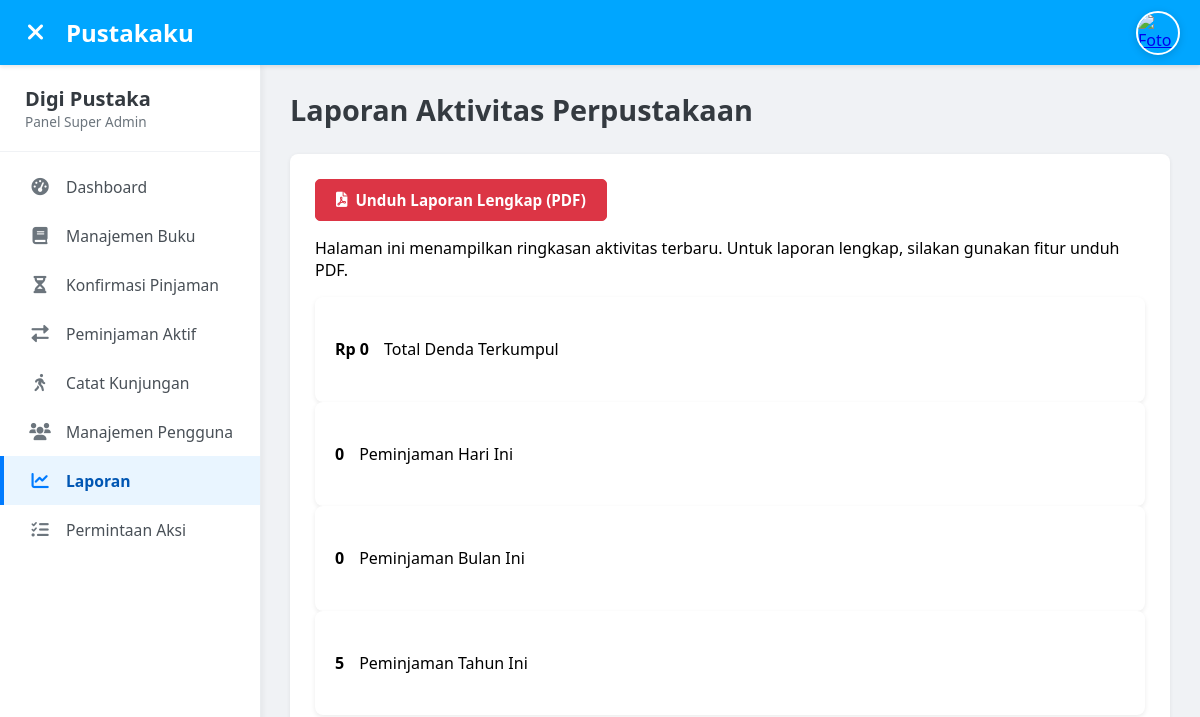
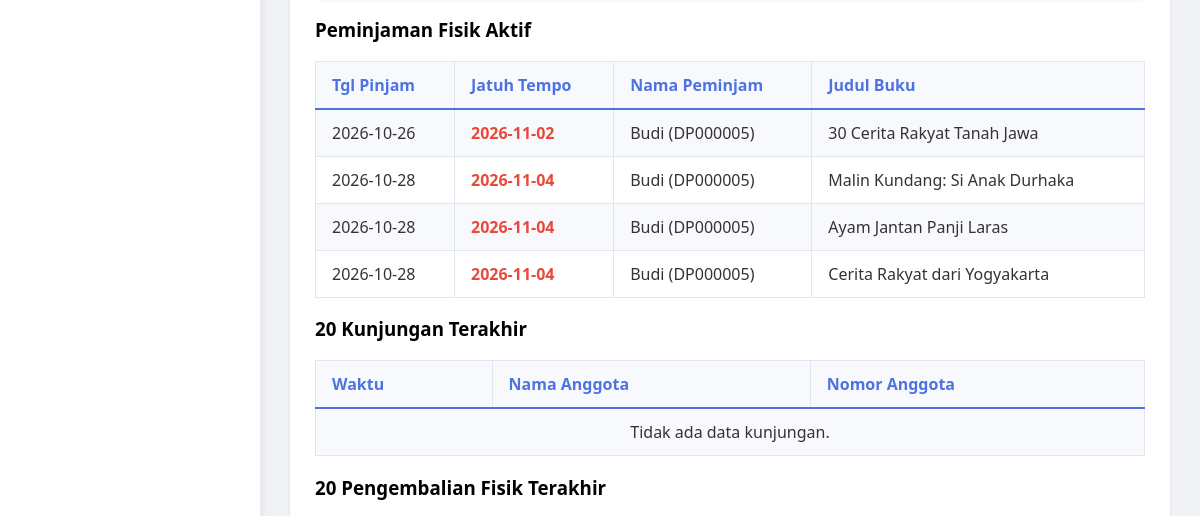
The app's page /admin/laporan (signed in, upper part), older data (2 pictures, top to bottom).
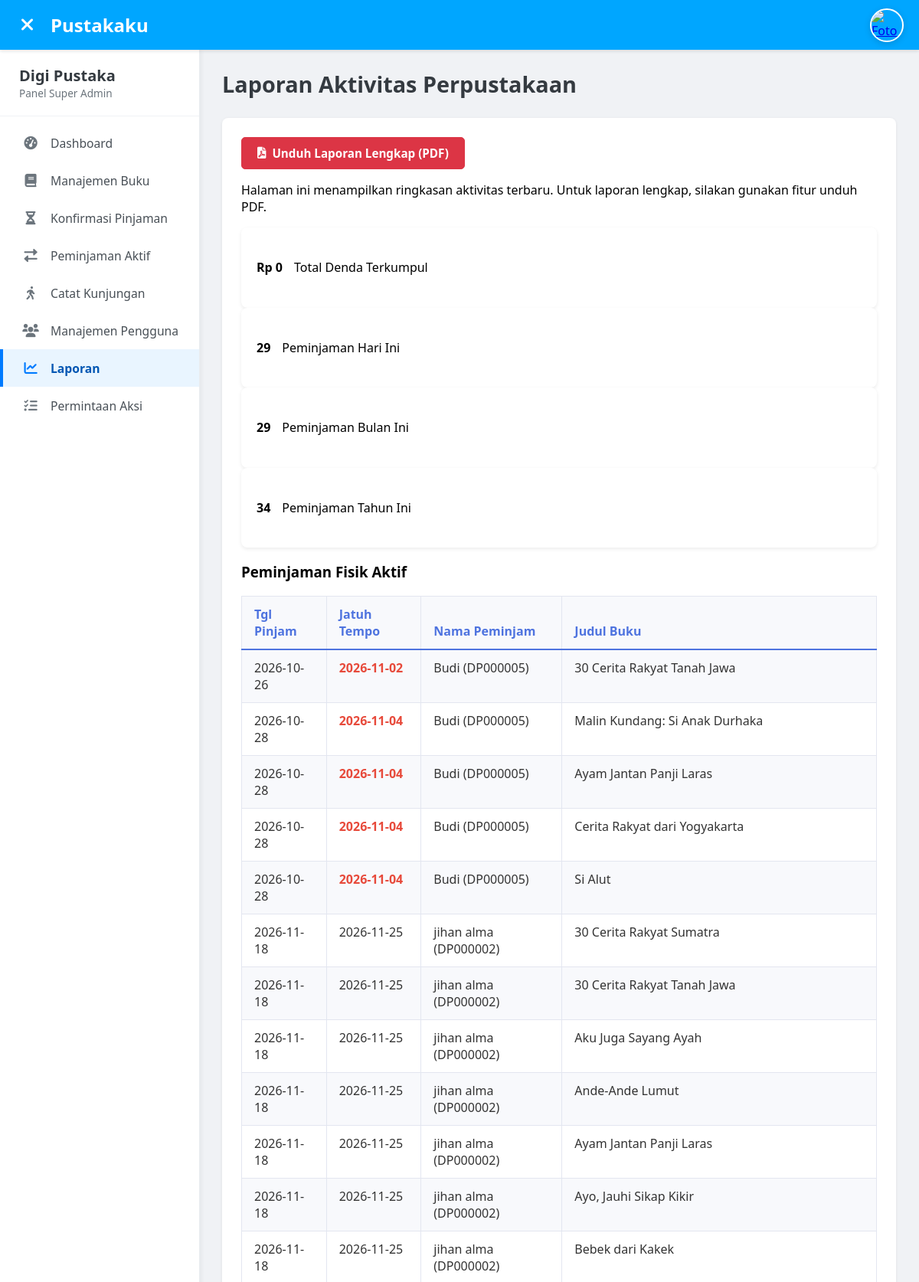
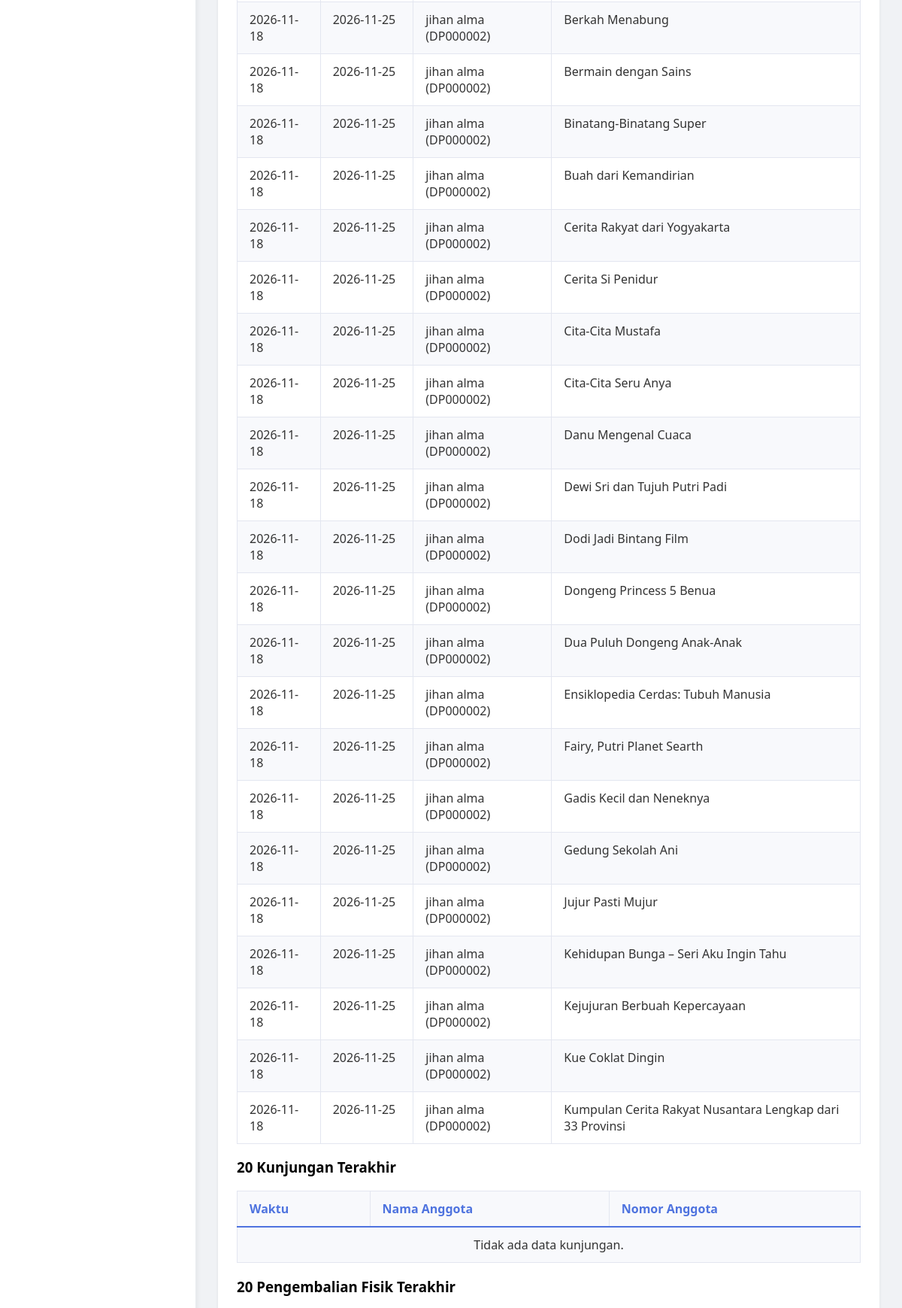
The same page, newer data (2 pictures, top to bottom).
### tables this page shows
CREATE TABLE loans (
    loan_id INTEGER PRIMARY KEY AUTOINCREMENT,
    user_id INTEGER NOT NULL, -- Foreign Key ke tabel users
    book_id INTEGER NOT NULL, -- Foreign Key ke tabel books
    tanggal_pinjam DATETIME DEFAULT CURRENT_TIMESTAMP,
    tanggal_jatuh_tempo DATETIME, -- Untuk buku fisik
    tanggal_kembali DATETIME, -- Untuk buku fisik
    tipe_pinjaman TEXT NOT NULL CHECK(tipe_pinjaman IN ('fisik', 'digital')), -- Sesuai jenis_buku
    status_pinjaman TEXT NOT NULL DEFAULT 'menunggu_konfirmasi_admin' CHECK( -- Default diubah
        status_pinjaman IN (
            'menunggu_konfirmasi_admin', 
            'dipinjam',                 
            'dikembalikan',             
            'terlambat_dikembalikan',   
            'diunduh'                   
        )
    ),
    denda INTEGER DEFAULT 0, -- Hanya berlaku untuk buku fisik yang terlambat
    FOREIGN KEY (user_id) REFERENCES users (user_id) ON DELETE CASCADE, -- Aksi jika pengguna dihapus
    FOREIGN KEY (book_id) REFERENCES books (book_id) ON DELETE CASCADE  -- Aksi jika buku dihapus
);

CREATE TABLE users (
    user_id INTEGER PRIMARY KEY AUTOINCREMENT,
    nama_lengkap TEXT NOT NULL,
    email TEXT UNIQUE NOT NULL,
    password TEXT NOT NULL,
    nomor_anggota TEXT UNIQUE NOT NULL CHECK(LENGTH(nomor_anggota) == 8 AND SUBSTR(nomor_anggota, 1, 2) == 'DP'), -- Contoh: DP000001
    role TEXT NOT NULL DEFAULT 'anggota' CHECK(role IN ('admin', 'pustakawan', 'anggota')),
    alamat TEXT,
    no_telepon TEXT,
    foto_profil_path TEXT, -- Path relatif dari folder static
    tgl_daftar DATETIME DEFAULT CURRENT_TIMESTAMP,
    updated_at DATETIME DEFAULT CURRENT_TIMESTAMP,
    is_active INTEGER DEFAULT 1 CHECK(is_active IN (0, 1)) -- 1 untuk aktif, 0 untuk tidak aktif
);

CREATE TABLE books (
    book_id INTEGER PRIMARY KEY AUTOINCREMENT,
    judul TEXT NOT NULL,
    pengarang TEXT,
    penerbit TEXT,
    tahun_terbit INTEGER,
    isbn TEXT UNIQUE,
    jumlah_halaman INTEGER,
    category_id INTEGER, -- Foreign Key ke tabel categories
    jenis_buku TEXT NOT NULL CHECK(jenis_buku IN ('fisik', 'digital')), -- 'fisik' atau 'digital'
    ringkasan TEXT,
    file_ebook_path TEXT, -- Path relatif jika jenis_buku = 'digital'
    cover_image_path TEXT, -- Path relatif untuk gambar sampul
    stok_fisik INTEGER DEFAULT 0, -- Hanya berlaku jika jenis_buku = 'fisik'
    created_at DATETIME DEFAULT CURRENT_TIMESTAMP, -- Untuk waktu pembuatan buku
    updated_at DATETIME DEFAULT CURRENT_TIMESTAMP,
    FOREIGN KEY (category_id) REFERENCES categories (category_id) ON DELETE SET NULL -- Aksi jika kategori dihapus
);

### app.py (the view)
@app.route('/admin/laporan')
@staff_required
def admin_laporan_baru():
    db = get_db()
    total_denda = db.execute("SELECT SUM(denda) FROM loans").fetchone()[0] or 0
    today_str = datetime.date.today().strftime('%Y-%m-%d')
    month_str = datetime.date.today().strftime('%Y-%m')
    year_str = datetime.date.today().strftime('%Y')
    pinjaman_hari_ini = db.execute("SELECT COUNT(loan_id) FROM loans WHERE DATE(tanggal_pinjam) = ?", (today_str,)).fetchone()[0] or 0
    pinjaman_bulan_ini = db.execute("SELECT COUNT(loan_id) FROM loans WHERE STRFTIME('%Y-%m', tanggal_pinjam) = ?", (month_str,)).fetchone()[0] or 0
    pinjaman_tahun_ini = db.execute("SELECT COUNT(loan_id) FROM loans WHERE STRFTIME('%Y', tanggal_pinjam) = ?", (year_str,)).fetchone()[0] or 0
    pinjaman_total = db.execute("SELECT COUNT(loan_id) FROM loans").fetchone()[0] or 0
    stats = {
        'total_denda': total_denda,
        'pinjaman_hari_ini': pinjaman_hari_ini,
        'pinjaman_bulan_ini': pinjaman_bulan_ini,
        'pinjaman_tahun_ini': pinjaman_tahun_ini,
        'pinjaman_total': pinjaman_total,
    }
    peminjaman_aktif_raw = db.execute("""
        SELECT l.loan_id, u.nama_lengkap, u.nomor_anggota, b.judul, l.tanggal_pinjam, l.tanggal_jatuh_tempo
        FROM loans l
        JOIN users u ON l.user_id = u.user_id
        JOIN books b ON l.book_id = b.book_id
        WHERE l.status_pinjaman IN ('dipinjam', 'terlambat_dikembalikan') AND l.tipe_pinjaman = 'fisik'
        ORDER BY l.tanggal_jatuh_tempo ASC
    """).fetchall()
    peminjaman_aktif = []
    today = datetime.date.today()
    for row in peminjaman_aktif_raw:
        peminjaman_item = dict(row)
        jatuh_tempo_dt = parse_datetime_str(peminjaman_item.get('tanggal_jatuh_tempo'))
        peminjaman_item['is_overdue'] = jatuh_tempo_dt.date() < today if jatuh_tempo_dt else False
        peminjaman_aktif.append(peminjaman_item)
    pengembalian_terakhir_raw = db.execute("""
        SELECT l.loan_id, u.nama_lengkap, u.nomor_anggota, b.judul, l.tanggal_pinjam, l.tanggal_kembali, l.denda
        FROM loans l
        JOIN users u ON l.user_id = u.user_id
        JOIN books b ON l.book_id = b.book_id
        WHERE l.status_pinjaman IN ('dikembalikan', 'terlambat_dikembalikan') AND l.tipe_pinjaman = 'fisik'
        ORDER BY l.tanggal_kembali DESC
        LIMIT 20
    """).fetchall()
    kunjungan_terakhir_raw = db.execute("""
        SELECT k.id, u.nama_lengkap, u.nomor_anggota, k.waktu_kunjungan
        FROM kunjungan k
        JOIN users u ON k.id_anggota = u.user_id
        ORDER BY k.waktu_kunjungan DESC
        LIMIT 20
    """).fetchall()
    unduhan_ebook_raw = db.execute("""
        SELECT l.loan_id, u.nama_lengkap, u.nomor_anggota, b.judul, l.tanggal_pinjam
        FROM loans l
        JOIN users u ON l.user_id = u.user_id
        JOIN books b ON l.book_id = b.book_id
        WHERE l.tipe_pinjaman = 'digital' AND l.status_pinjaman = 'diunduh'
        ORDER BY l.tanggal_pinjam DESC
        LIMIT 20
    """).fetchall()
    return render_template('admin/laporan.html',
                           title="Laporan Aktivitas Perpustakaan",
                           stats=stats,
                           peminjaman=peminjaman_aktif,
                           pengembalian=[dict(row) for row in pengembalian_terakhir_raw],
                           kunjungan=[dict(row) for row in kunjungan_terakhir_raw],
                           unduhan=[dict(row) for row in unduhan_ebook_raw])

### app.py (called while the page is built)
def get_db():
    db = getattr(g, '_database', None)
    if db is None:
        db = g._database = sqlite3.connect(DATABASE)
        db.row_factory = sqlite3.Row
    return db

@app.teardown_appcontext
def close_connection(exception):
    db = getattr(g, '_database', None)
    if db is not None:
        db.close()

def parse_datetime_str(date_str, format='%Y-%m-%d %H:%M:%S'):
    if not date_str:
        return None
    try:
        return datetime.datetime.strptime(date_str.split('.')[0], format)
    except (ValueError, TypeError):
        return None

def staff_required(view):
    @functools.wraps(view)
    def wrapped_view(**kwargs):
        if g.user is None:
            flash("Anda harus login untuk mengakses halaman ini.", "warning")
            return redirect(url_for('login', next=request.url))
        if g.user['role'] not in ['admin', 'pustakawan']:
            flash("Anda tidak memiliki izin Staf untuk mengakses halaman ini.", "danger")
            if g.user['role'] == 'anggota':
                return redirect(url_for('dashboard'))
            return redirect(url_for('index'))
        return view(**kwargs)
    return wrapped_view

### templates/admin/laporan.html (shortened to what this page needs)
{% extends "admin/admin_base.html" %}
{% block page_title %}Laporan Aktivitas Perpustakaan{% endblock %}
{% block content %}
<div class="page-actions">
    <a href="{{ url_for('admin_unduh_laporan_pdf') }}" class="btn btn-danger">
        <i class="fas fa-file-pdf"></i> Unduh Laporan Lengkap (PDF)
    </a>
    <p class="page-description">
        Halaman ini menampilkan ringkasan aktivitas terbaru. Untuk laporan lengkap, silakan gunakan fitur unduh PDF.
    </p>
</div>
<div class="card-container-grid dashboard-stats-grid">
    <div class="card stat-card">
        <h4>Rp {{ "{:,.0f}".format(stats.total_denda) }}</h4>
        <p>Total Denda Terkumpul</p>
    </div>
    <div class="card stat-card">
        <h4>{{ stats.pinjaman_hari_ini }}</h4>
        <p>Peminjaman Hari Ini</p>
    </div>
    <div class="card stat-card">
        <h4>{{ stats.pinjaman_bulan_ini }}</h4>
        <p>Peminjaman Bulan Ini</p>
    </div>
    <div class="card stat-card">
        <h4>{{ stats.pinjaman_tahun_ini }}</h4>
        <p>Peminjaman Tahun Ini</p>
    </div>
</div>
<div class="card">
    <div class="card-header">
        <h3>Peminjaman Fisik Aktif</h3>
    </div>
    <div class="card-body">
        <div class="table-responsive">
            <table class="table table-striped table-hover">
                <thead>
                    <tr>
                        <th>Tgl Pinjam</th>
                        <th>Jatuh Tempo</th>
                        <th>Nama Peminjam</th>
                        <th>Judul Buku</th>
                    </tr>
                </thead>
                <tbody>
                    {% for item in peminjaman %}
                    <tr>
                        <td>{{ item.tanggal_pinjam.split(' ')[0] }}</td>
                        <td class="{{ 'text-danger font-weight-bold' if item.is_overdue else '' }}">
                            {{ item.tanggal_jatuh_tempo.split(' ')[0] }}
                        </td>
                        <td>{{ item.nama_lengkap }} ({{ item.nomor_anggota }})</td>
                        <td>{{ item.judul }}</td>
                    </tr>
                    {% else %}
                    <tr><td colspan="4" class="text-center">Tidak ada data peminjaman aktif.</td></tr>
                    {% endfor %}
                </tbody>
            </table>
        </div>
    </div>
</div>
<div class="card">
    <div class="card-header">
        <h3>20 Kunjungan Terakhir</h3>
    </div>
    <div class="card-body">
        <div class="table-responsive">
            <table class="table table-striped table-hover">
                <thead>
                    <tr>
                        <th>Waktu</th>
                        <th>Nama Anggota</th>
                        <th>Nomor Anggota</th>
                    </tr>
                </thead>
                <tbody>
                    {% for item in kunjungan %}
                    <tr>
                        <td>{{ item.waktu_kunjungan.split('.')[0] }}</td>
                        <td>{{ item.nama_lengkap }}</td>
                        <td>{{ item.nomor_anggota }}</td>
                    </tr>
                    {% else %}
                    <tr><td colspan="3" class="text-center">Tidak ada data kunjungan.</td></tr>
                    {% endfor %}
                </tbody>
            </table>
        </div>
    </div>
</div>
<div class="card">
    <div class="card-header">
        <h3>20 Pengembalian Fisik Terakhir</h3>
    </div>
</div>
{% endblock %}

Row changes from the older to the newer data that the page shows:
now on this page (row edited): loans: tanggal_pinjam "2026-10-28", tanggal_jatuh_tempo "2026-11-04", nama_lengkap "Budi", nomor_anggota "DP000005", judul "Si Alut"
added loans: tanggal_pinjam "2026-11-18", tanggal_jatuh_tempo "2026-11-25", nama_lengkap "jihan alma", nomor_anggota "DP000002", judul "30 Cerita Rakyat Sumatra"
added loans: tanggal_pinjam "2026-11-18", tanggal_jatuh_tempo "2026-11-25", nama_lengkap "jihan alma", nomor_anggota "DP000002", judul "30 Cerita Rakyat Tanah Jawa"
added loans: tanggal_pinjam "2026-11-18", tanggal_jatuh_tempo "2026-11-25", nama_lengkap "jihan alma", nomor_anggota "DP000002", judul "Aku Juga Sayang Ayah"
added loans: tanggal_pinjam "2026-11-18", tanggal_jatuh_tempo "2026-11-25", nama_lengkap "jihan alma", nomor_anggota "DP000002", judul "Ande-Ande Lumut"
added loans: tanggal_pinjam "2026-11-18", tanggal_jatuh_tempo "2026-11-25", nama_lengkap "jihan alma", nomor_anggota "DP000002", judul "Ayam Jantan Panji Laras"
added loans: tanggal_pinjam "2026-11-18", tanggal_jatuh_tempo "2026-11-25", nama_lengkap "jihan alma", nomor_anggota "DP000002", judul "Ayo, Jauhi Sikap Kikir"
added loans: tanggal_pinjam "2026-11-18", tanggal_jatuh_tempo "2026-11-25", nama_lengkap "jihan alma", nomor_anggota "DP000002", judul "Bebek dari Kakek"
added loans: tanggal_pinjam "2026-11-18", tanggal_jatuh_tempo "2026-11-25", nama_lengkap "jihan alma", nomor_anggota "DP000002", judul "Berkah Menabung"
added loans: tanggal_pinjam "2026-11-18", tanggal_jatuh_tempo "2026-11-25", nama_lengkap "jihan alma", nomor_anggota "DP000002", judul "Bermain dengan Sains"
added loans: tanggal_pinjam "2026-11-18", tanggal_jatuh_tempo "2026-11-25", nama_lengkap "jihan alma", nomor_anggota "DP000002", judul "Binatang-Binatang Super"
added loans: tanggal_pinjam "2026-11-18", tanggal_jatuh_tempo "2026-11-25", nama_lengkap "jihan alma", nomor_anggota "DP000002", judul "Buah dari Kemandirian"
added loans: tanggal_pinjam "2026-11-18", tanggal_jatuh_tempo "2026-11-25", nama_lengkap "jihan alma", nomor_anggota "DP000002", judul "Cerita Rakyat dari Yogyakarta"
added loans: tanggal_pinjam "2026-11-18", tanggal_jatuh_tempo "2026-11-25", nama_lengkap "jihan alma", nomor_anggota "DP000002", judul "Cerita Si Penidur"
added loans: tanggal_pinjam "2026-11-18", tanggal_jatuh_tempo "2026-11-25", nama_lengkap "jihan alma", nomor_anggota "DP000002", judul "Cita-Cita Mustafa"
added loans: tanggal_pinjam "2026-11-18", tanggal_jatuh_tempo "2026-11-25", nama_lengkap "jihan alma", nomor_anggota "DP000002", judul "Cita-Cita Seru Anya"
added loans: tanggal_pinjam "2026-11-18", tanggal_jatuh_tempo "2026-11-25", nama_lengkap "jihan alma", nomor_anggota "DP000002", judul "Danu Mengenal Cuaca"
added loans: tanggal_pinjam "2026-11-18", tanggal_jatuh_tempo "2026-11-25", nama_lengkap "jihan alma", nomor_anggota "DP000002", judul "Dewi Sri dan Tujuh Putri Padi"
added loans: tanggal_pinjam "2026-11-18", tanggal_jatuh_tempo "2026-11-25", nama_lengkap "jihan alma", nomor_anggota "DP000002", judul "Dodi Jadi Bintang Film"
added loans: tanggal_pinjam "2026-11-18", tanggal_jatuh_tempo "2026-11-25", nama_lengkap "jihan alma", nomor_anggota "DP000002", judul "Dongeng Princess 5 Benua"
added loans: tanggal_pinjam "2026-11-18", tanggal_jatuh_tempo "2026-11-25", nama_lengkap "jihan alma", nomor_anggota "DP000002", judul "Dua Puluh Dongeng Anak-Anak"
added loans: tanggal_pinjam "2026-11-18", tanggal_jatuh_tempo "2026-11-25", nama_lengkap "jihan alma", nomor_anggota "DP000002", judul "Ensiklopedia Cerdas: Tubuh Manusia"
added loans: tanggal_pinjam "2026-11-18", tanggal_jatuh_tempo "2026-11-25", nama_lengkap "jihan alma", nomor_anggota "DP000002", judul "Fairy, Putri Planet Searth"
added loans: tanggal_pinjam "2026-11-18", tanggal_jatuh_tempo "2026-11-25", nama_lengkap "jihan alma", nomor_anggota "DP000002", judul "Gadis Kecil dan Neneknya"
added loans: tanggal_pinjam "2026-11-18", tanggal_jatuh_tempo "2026-11-25", nama_lengkap "jihan alma", nomor_anggota "DP000002", judul "Gedung Sekolah Ani"
added loans: tanggal_pinjam "2026-11-18", tanggal_jatuh_tempo "2026-11-25", nama_lengkap "jihan alma", nomor_anggota "DP000002", judul "Jujur Pasti Mujur"
added loans: tanggal_pinjam "2026-11-18", tanggal_jatuh_tempo "2026-11-25", nama_lengkap "jihan alma", nomor_anggota "DP000002", judul "Kehidupan Bunga – Seri Aku Ingin Tahu"
added loans: tanggal_pinjam "2026-11-18", tanggal_jatuh_tempo "2026-11-25", nama_lengkap "jihan alma", nomor_anggota "DP000002", judul "Kejujuran Berbuah Kepercayaan"
added loans: tanggal_pinjam "2026-11-18", tanggal_jatuh_tempo "2026-11-25", nama_lengkap "jihan alma", nomor_anggota "DP000002", judul "Kue Coklat Dingin"
added loans: tanggal_pinjam "2026-11-18", tanggal_jatuh_tempo "2026-11-25", nama_lengkap "jihan alma", nomor_anggota "DP000002", judul "Kumpulan Cerita Rakyat Nusantara Lengkap dari 33 Provinsi"
Text that changed along with them:
{{ stats.pinjaman_hari_ini }}: "0" → "29"
{{ stats.pinjaman_bulan_ini }}: "0" → "29"
{{ stats.pinjaman_tahun_ini }}: "5" → "34"
